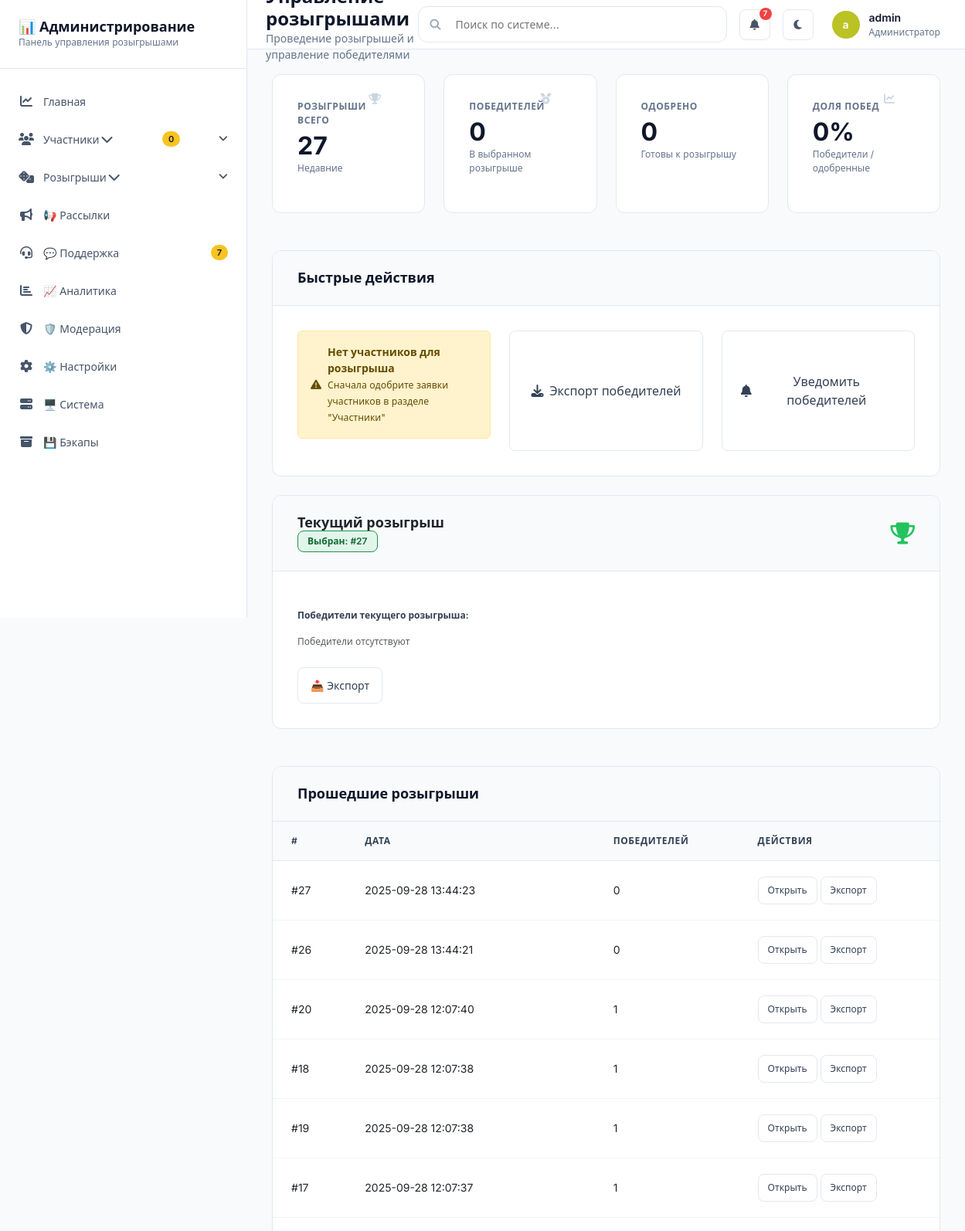
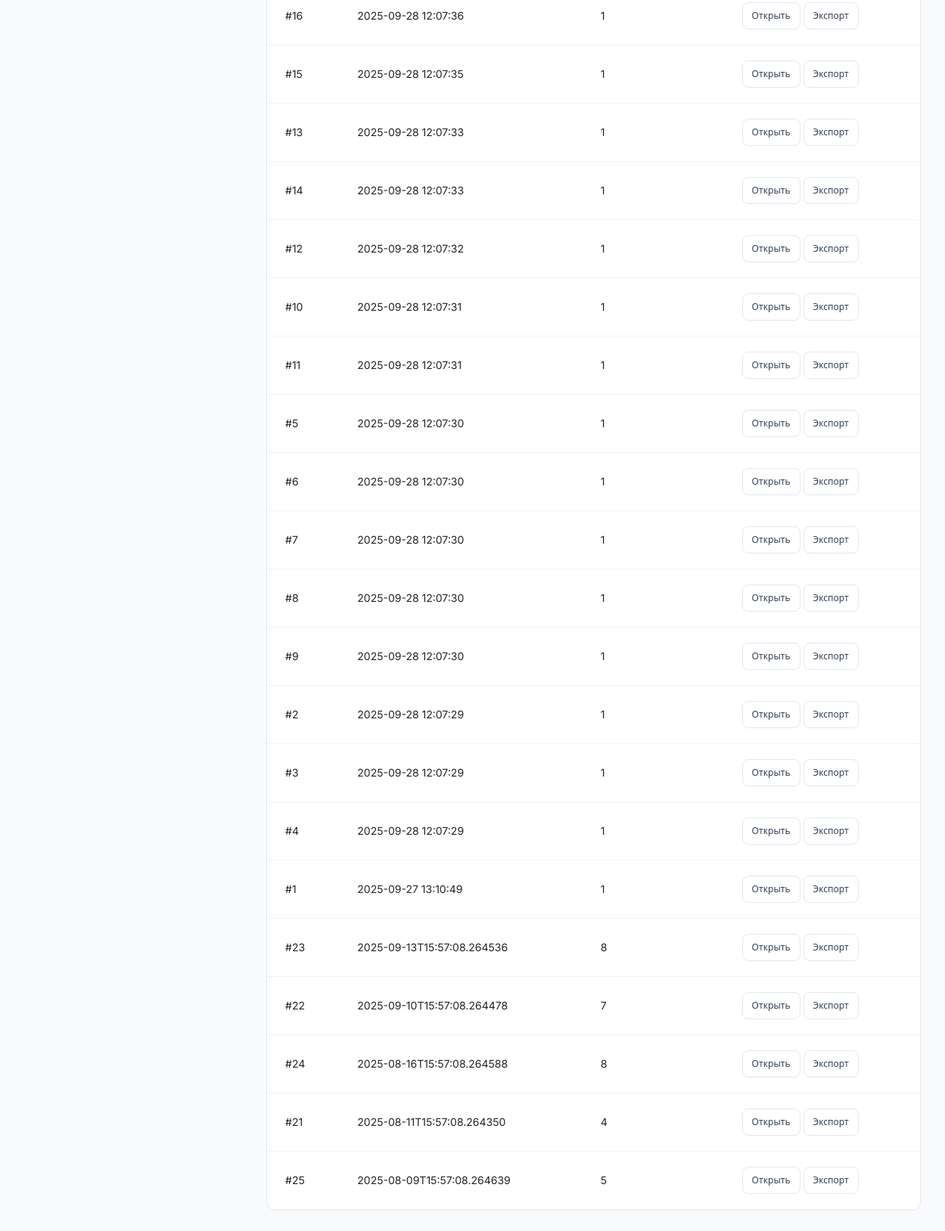
The app's page /admin/lottery?run_id=27 (signed in) with its own data (2 pictures, top to bottom).
### tables this page shows
CREATE TABLE lottery_runs (
        id INTEGER PRIMARY KEY AUTOINCREMENT,
        seed TEXT NOT NULL,
        executed_at TIMESTAMP DEFAULT CURRENT_TIMESTAMP,
        winners_count INTEGER NOT NULL
    );

### web/routes/admin.py (the view)
@admin_bp.route("/lottery")
@login_required
def lottery():
    db = _get_admin_db()
    runs = db.list_lottery_runs(limit=50)
    selected_run = request.args.get("run_id", type=int)
    winners = db.list_winners(run_id=selected_run or (runs[0]["id"] if runs else None), limit=200)
    lottery_stats = {
        "total_draws": len(runs),
        "total_winners": len(winners),
        "win_rate": 0.0
    }
    stats = db.get_statistics()
    approved_count = stats.get("approved_participants", 0)
    winners_count = len(set(w["participant_id"] for w in winners))
    eligible_count = max(0, approved_count - winners_count)
    if approved_count > 0:
        lottery_stats["win_rate"] = (winners_count / approved_count) * 100
    return render_template(
        "lottery.html",
        runs=runs,
        winners=winners,
        selected_run=selected_run,
        lottery_stats=lottery_stats,
        eligible_count=eligible_count,
        stats=stats,
    )

### database/admin_queries.py (called while the page is built)
    def _connect(self) -> sqlite3.Connection:
        conn = sqlite3.connect(
            self.db_path,
            timeout=30.0,  # 30 second timeout
            isolation_level=None  # Autocommit mode for better performance
        )
        conn.row_factory = sqlite3.Row
        conn.execute("PRAGMA journal_mode=WAL")
        conn.execute("PRAGMA synchronous=NORMAL")
        conn.execute("PRAGMA cache_size=-64000")  # 64MB cache
        conn.execute("PRAGMA temp_store=MEMORY")
        conn.execute("PRAGMA mmap_size=268435456")  # 256MB mmap
        return conn

    def list_lottery_runs(self, limit: int = 20) -> List[sqlite3.Row]:
        with self._connect() as conn:
            return conn.execute(
                "SELECT id, seed, executed_at, winners_count FROM lottery_runs ORDER BY executed_at DESC LIMIT ?",
                (limit,),
            ).fetchall()

    def list_winners(self, run_id: Optional[int] = None, limit: int = 100) -> List[sqlite3.Row]:
        query = (
            "SELECT w.id, w.run_id, w.participant_id, p.full_name, p.phone_number, p.username, w.position, w.lottery_date, w.prize_description, "
            "lr.seed, lr.executed_at as draw_date, lr.id as draw_number, "
            "substr(lr.seed, 1, 32) as seed_hash "
            "FROM winners w "
            "JOIN participants p ON p.id = w.participant_id "
            "JOIN lottery_runs lr ON lr.id = w.run_id"
        )
        params: List[object] = []
        if run_id:
            query += " WHERE w.run_id=?"
            params.append(run_id)
        query += " ORDER BY w.lottery_date DESC, w.position ASC LIMIT ?"
        params.append(limit)
        with self._connect() as conn:
            return conn.execute(query, params).fetchall()

### web/routes/admin.py (called while the page is built)
def _get_admin_db() -> AdminDatabase:
    try:
        config = current_app.config
        db_path = config.get("DATABASE_PATH", "data/lottery_bot.sqlite")
        return AdminDatabase(db_path=db_path)
    except Exception as e:
        current_app.logger.error(f"Failed to connect to admin database: {e}")
        raise

### web/templates/lottery.html (shortened to what this page needs)
{% extends "base.html" %}
{% block page_subtitle %}Проведение розыгрышей и управление победителями{% endblock %}
{% block content %}
<div class="grid grid-cols-4 gap-4 mb-6">
    <div class="card metric-card hover-elevate">
        <div class="card-body">
            <div class="metric-title">Розыгрыши всего</div>
            <div class="metric-value">{{ runs|length }}</div>
            <div class="metric-subtitle">Недавние</div>
            <i class="fas fa-trophy metric-icon"></i>
        </div>
    </div>
    <div class="card metric-card hover-elevate">
        <div class="card-body">
            <div class="metric-title">Победителей</div>
            <div class="metric-value">{{ winners|length }}</div>
            <div class="metric-subtitle">В выбранном розыгрыше</div>
            <i class="fas fa-medal metric-icon"></i>
        </div>
    </div>
    <div class="card metric-card hover-elevate">
        <div class="card-body">
            <div class="metric-title">Одобрено</div>
            <div class="metric-value">{{ stats.approved_participants or 0 }}</div>
            <div class="metric-subtitle">Готовы к розыгрышу</div>
            <i class="fas fa-users-check metric-icon"></i>
        </div>
    </div>
    <div class="card metric-card hover-elevate">
        <div class="card-body">
            <div class="metric-title">Доля побед</div>
            <div class="metric-value">{{ ('%.1f' % lottery_stats.win_rate)|replace('.0','') }}%</div>
            <div class="metric-subtitle">Победители / одобренные</div>
            <i class="fas fa-chart-line metric-icon"></i>
        </div>
    </div>
</div>
<div class="card mb-6">
    <div class="card-header">
        <h2 class="card-title">Быстрые действия</h2>
    </div>
    <div class="card-body">
        <div class="grid grid-cols-3 gap-4">
            {% if stats.approved_participants > 0 %}
            <form method="POST" action="{{ url_for('admin.run_lottery') }}" class="d-flex align-items-center gap-2">
                <input type="hidden" name="csrf_token" value="{{ csrf_token() }}"/>
                <label class="form-label mb-0">Победителей:</label>
                <input type="number" min="1" max="{{ stats.approved_participants }}" value="10" name="winners" class="form-control" style="width: 120px;"/>
                <button class="btn btn-primary btn-lg" type="submit">
                <i class="fas fa-dice"></i>
                Провести новый розыгрыш
                </button>
            </form>
            {% else %}
            <div class="alert alert-warning d-flex align-items-center">
                <i class="fas fa-exclamation-triangle me-2"></i>
                <div>
                    <strong>Нет участников для розыгрыша</strong><br>
                    <small>Сначала одобрите заявки участников в разделе "Участники"</small>
                </div>
            </div>
            {% endif %}
            <a class="btn btn-outline btn-lg" href="{{ url_for('admin.export_winners', run_id=selected_run) }}">
                <i class="fas fa-download"></i>
                Экспорт победителей
            </a>
            <button class="btn btn-outline btn-lg" onclick="notifyWinners()">
                <i class="fas fa-bell"></i>
                Уведомить победителей
            </button>
        </div>
    </div>
</div>
<div class="grid grid-cols-1 gap-6">
    <div class="card lottery-card hover-elevate">
        <div class="card-header lottery-header">
            <div style="flex: 1;">
                <h2 class="lottery-title">Текущий розыгрыш</h2>
                <span class="status-badge status-approved">Выбран: {% if selected_run %}#{{ selected_run }}{% else %}{% if runs %}#{{ runs[0].id }}{% else %}-{% endif %}{% endif %}</span>
            </div>
            <i class="fas fa-trophy fa-2x" style="color: var(--color-approved);"></i>
        </div>
        <div class="card-body">
            <div class="lottery-winners">
                <div class="lottery-winners-title">Победители текущего розыгрыша:</div>
                <ul class="winner-list">
                    {% for w in winners %}
                    <li class="winner-item">
                        <div>
                            <a href="{{ url_for('admin.winner_detail', winner_id=w.id) }}">{{ w.full_name or ('ID ' ~ w.participant_id) }}</a>
                            <span class="text-muted" style="font-size: 11px; margin-left: var(--space-2);">#{{ w.position }}</span>
                        </div>
                        <div class="btn-group">
                            <button class="btn btn-sm btn-outline-secondary" data-bs-toggle="modal" data-bs-target="#confirmationModal" data-bs-title="Перерозыгрыш позиции #{{ w.position }}?" data-bs-body='<div class="mb-2">Укажите причину перерозыгрыша:</div><input type="text" class="form-control" placeholder="Причина" required oninput="document.querySelector(`#confirmActionForm input[name=reason]`)?.setAttribute(`value`, this.value)">' data-bs-action="{{ url_for('admin.reroll_winner', winner_id=w.id) }}" data-bs-fields='{"reason":""}'>🔄</button>
                            <button class="btn btn-sm btn-outline-danger" data-bs-toggle="modal" data-bs-target="#confirmationModal" data-bs-title="Удалить победителя?" data-bs-body="Это действие нельзя отменить." data-bs-action="{{ url_for('admin.delete_winner', winner_id=w.id) }}">🗑️</button>
                        </div>
                    </li>
                    {% else %}
                    <li class="winner-item">
                        <span class="text-muted">Победители отсутствуют</span>
                    </li>
                    {% endfor %}
                </ul>
            </div>
            <div class="lottery-actions">
                <a class="btn btn-outline" href="{{ url_for('admin.export_winners', run_id=selected_run) }}">📥 Экспорт</a>
            </div>
        </div>
    </div>
    <div class="card">
        <div class="card-header">
            <h2 class="card-title">Прошедшие розыгрыши</h2>
        </div>
        <div class="card-body p-0">
            <div class="table-responsive">
                <table class="data-table">
                    <thead><tr><th>#</th><th>Дата</th><th>Победителей</th><th>Действия</th></tr></thead>
                    <tbody>
                        {% for r in runs %}
                        <tr>
                            <td>#{{ r.id }}</td>
                            <td>{{ r.executed_at }}</td>
                            <td>{{ r.winners_count }}</td>
                            <td>
                                <a class="btn btn-sm btn-outline" href="{{ url_for('admin.lottery', run_id=r.id) }}">Открыть</a>
                                <a class="btn btn-sm btn-outline" href="{{ url_for('admin.export_winners', run_id=r.id) }}">Экспорт</a>
                            </td>
                        </tr>
                        {% endfor %}
                    </tbody>
                </table>
            </div>
        </div>
    </div>
</div>
{% endblock %}

### records on screen
lottery_runs: id "27", executed_at "2025-09-28 13:44:23", winners_count "0"
lottery_runs: id "26", executed_at "2025-09-28 13:44:21", winners_count "0"
lottery_runs: id "20", executed_at "2025-09-28 12:07:40", winners_count "1"
lottery_runs: id "18", executed_at "2025-09-28 12:07:38", winners_count "1"
lottery_runs: id "19", executed_at "2025-09-28 12:07:38", winners_count "1"
lottery_runs: id "17", executed_at "2025-09-28 12:07:37", winners_count "1"
lottery_runs: id "16", executed_at "2025-09-28 12:07:36", winners_count "1"
lottery_runs: id "15", executed_at "2025-09-28 12:07:35", winners_count "1"
lottery_runs: id "13", executed_at "2025-09-28 12:07:33", winners_count "1"
lottery_runs: id "14", executed_at "2025-09-28 12:07:33", winners_count "1"
lottery_runs: id "12", executed_at "2025-09-28 12:07:32", winners_count "1"
lottery_runs: id "10", executed_at "2025-09-28 12:07:31", winners_count "1"
lottery_runs: id "11", executed_at "2025-09-28 12:07:31", winners_count "1"
lottery_runs: id "5", executed_at "2025-09-28 12:07:30", winners_count "1"
lottery_runs: id "6", executed_at "2025-09-28 12:07:30", winners_count "1"
lottery_runs: id "7", executed_at "2025-09-28 12:07:30", winners_count "1"
lottery_runs: id "8", executed_at "2025-09-28 12:07:30", winners_count "1"
lottery_runs: id "9", executed_at "2025-09-28 12:07:30", winners_count "1"
lottery_runs: id "2", executed_at "2025-09-28 12:07:29", winners_count "1"
lottery_runs: id "3", executed_at "2025-09-28 12:07:29", winners_count "1"
lottery_runs: id "4", executed_at "2025-09-28 12:07:29", winners_count "1"
lottery_runs: id "1", executed_at "2025-09-27 13:10:49", winners_count "1"
lottery_runs: id "23", executed_at "2025-09-13T15:57:08.264536", winners_count "8"
lottery_runs: id "22", executed_at "2025-09-10T15:57:08.264478", winners_count "7"
lottery_runs: id "24", executed_at "2025-08-16T15:57:08.264588", winners_count "8"
lottery_runs: id "21", executed_at "2025-08-11T15:57:08.264350", winners_count "4"
lottery_runs: id "25", executed_at "2025-08-09T15:57:08.264639", winners_count "5"

### other values on screen
{{ current_user.username[0] if current_user.is_authenticated else 'A' }} "a"
{{ current_user.username if current_user.is_authenticated else 'Админ' }} "admin"
{{ runs|length }} "27"
{{ winners|length }} "0"
{{ stats.approved_participants or 0 }} "0"
{{ ('%.1f' % lottery_stats.win_rate)|replace('.0','') }} "0"
{{ selected_run }} "27"
